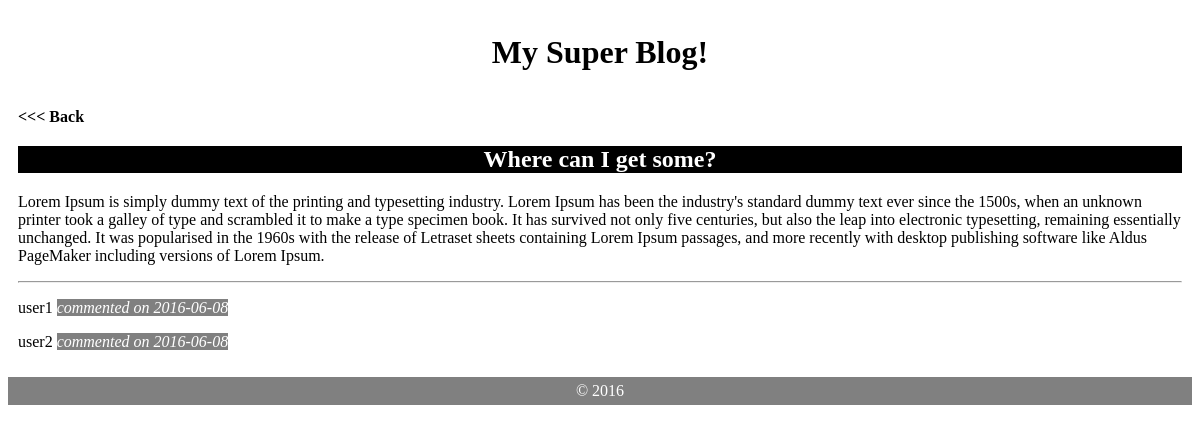
The page /comments.php?id_post=1 on the database its author committed.
### tables this page shows
CREATE TABLE IF NOT EXISTS `posts` (
  `id` int(11) NOT NULL AUTO_INCREMENT,
  `title` varchar(255) NOT NULL,
  `content` text NOT NULL,
  `creation_date` date NOT NULL,
  PRIMARY KEY (`id`)
);

CREATE TABLE IF NOT EXISTS `comments` (
  `id` int(11) NOT NULL AUTO_INCREMENT,
  `id_post` int(11) NOT NULL,
  `owner` varchar(255) NOT NULL,
  `comment` date NOT NULL,
  PRIMARY KEY (`id`)
);

### core/Db.class.php (called while the page is built, shortened)
<?php
class Db {
    static private $instance;
    private $connection;
    private $results;
    static function getInstance() {
        if (!self::$instance) {
            self::$instance = new self();
        }
        return self::$instance;
    }
    function connect($host, $user, $pass, $dbName) {
        $this->host = $host;
        $this->user = $user;
        $this->pass = $pass;
        $this->dbName = $dbName;
        $this->connection = mysqli_connect($this->host, $this->user, $this->pass, $this->dbName);
        return $this->connection;
    }
    public function doQuery($sql) {
        $this->results = mysqli_query($this->connection, $sql);
    }
    function loadObjectList() {
        $obj = "No Result";
        if ($this->results) {
            $obj = mysqli_fetch_assoc($this->results);
        }
        return $obj;
    }
}
?>

### core/BaseTable.class.php (called while the page is built, shortened)
<?php
class BaseTable {
    protected $id = null;
    protected $table = null;
    function load($id) {
        $this->id = $id;
        $dbo = Db::getInstance();
        $sql = $this->buildQuery('load');
        $dbo->doQuery($sql);
    }
    protected function buildQuery($task) {
        $sql = "";
        if ($task == "store") {
            if ($this->id == "") {
                $keys = "";
                $values = "";
                $classVars = get_class_vars(get_class($this));
                $sql .="INSERT INTO {$this->table}";
                foreach ($classVars as $key => $value) {
                    if ($key == "id" || $key == "table") {
                        continue;
                    }
                    $keys .= "{$key},";
                    $values .= "'{$this->$key}',";
                }
                $sql .="(" . substr("$keys", 0, -1) . ") values (" . substr($values, 0, -1) . ")";
            } else {
                $classVars = get_class_vars(get_class($this));
                $sql .= "UPDATE {$this->table} SET ";
                foreach ($classVars as $key => $value) {
                    if ($key == "id" || $key == "table") {
                        continue;
                    }
                    $sql .= "{$key} = '{$this->$key}', ";
                }
                $sql = substr($sql, 0, -2) . " WHERE id = {$this->id}";
            }
        } elseif ($task == "load") {
            $sql = "SELECT * FROM {$this->table} where id ='$this->id'";
        }
        return $sql;
    }
}
?>

### core/Comment.class.php (called while the page is built, shortened)
<?php
class comment extends BaseTable {
    var $table = "comments";
    public function getCommentsbyPostId($id_post) {
        $id = (int) $id_post;
        $dbo = Db::getInstance();
        $sql = "
		SELECT * FROM
			{$this->table} AS c
		WHERE
			id_post={$id}
		ORDER BY
			c.comment
		DESC
		";
        $dbo->doQuery($sql);
        $commentList = array();
        while ($row = $dbo->loadObjectList()) {
            $commentList [] = $row;
        }
        return $commentList;
    }
}

### comments.php (the view, shortened to what this page needs)
<?php
include('core/BaseTable.class.php');
include('core/Comment.class.php');
?>
<!DOCTYPE html>
<html lang="en">
<head>
    <link rel="stylesheet" type="text/css" href="design.css">
</head>
<body>
<div id="header">
<h1><a href="index.php">My Super Blog!</a></h1>
</div>
<div id="section">
<a href="index.php"> <<< Back </a>
                <?php
                if(!isset($_GET['id_post'])){
                	header('Location: index.php');
                	exit;
                }else{
                	$id_post = (int)trim($_GET['id_post']);
                	$comment = new comment();
                	$post = new Post();
                	$post->load($id_post);
                	$commentList = $comment->getCommentsbyPostId($id_post);
		?>
                 <?php if($post->title!=null) { ?>
                    <h2><?php echo htmlspecialchars($post->title); ?></h2>
                    <p><?php echo htmlspecialchars($post->content); ?></p>
                    <hr>
                    <?php
                	if(count($commentList) >0){
                		foreach ($commentList as $key=>$comment){?>
                					 <p>
                					 <?php echo htmlspecialchars($comment['owner']); ?>
                					 <i>commented on <?php echo htmlspecialchars($comment['comment']); ?></i>
                					 </p>
                		<?php }
                	} else {
                		echo "There is no comment on this post";
                	}
                  } else { ?>
                    <p>Sorry, Not available for you! </p>
                 <?php } ?>
                <?php }
                ?>
</div>
<div id="footer">
© 2016
</div>
</body>
</html>

### design.css (style rules this page uses)
#header { background-color:white; color:white; text-align:center; padding:5px; text-align:center }
#section { padding:10px; }
#footer { background-color:gray ; color:white; clear:both; text-align:center; padding:5px; }
h1,h2,h3 { text-align: center; }
h2 { background-color: black; color: white; }
i { background-color:gray ; color:white; }
a { text-decoration: none; color:black; font-weight: bold; }

### rows shown on the page
posts: title "Where can I get some?", content "Lorem Ipsum is simply dummy text of the printing and typesetting industry. Lorem Ipsum has been the industry's standard dummy text ever since the 1500s, when an unknown printer took a galley of type and scrambled it to make a type specimen book. It has survived not only five centuries, but also the leap into electronic typesetting, remaining essentially unchanged. It was popularised in the 1960s with the release of Letraset sheets containing Lorem Ipsum passages, and more recently with desktop publishing software like Aldus PageMaker including versions of Lorem Ipsum."
comments: owner "user1", comment "2016-06-08"
comments: owner "user2", comment "2016-06-08"
